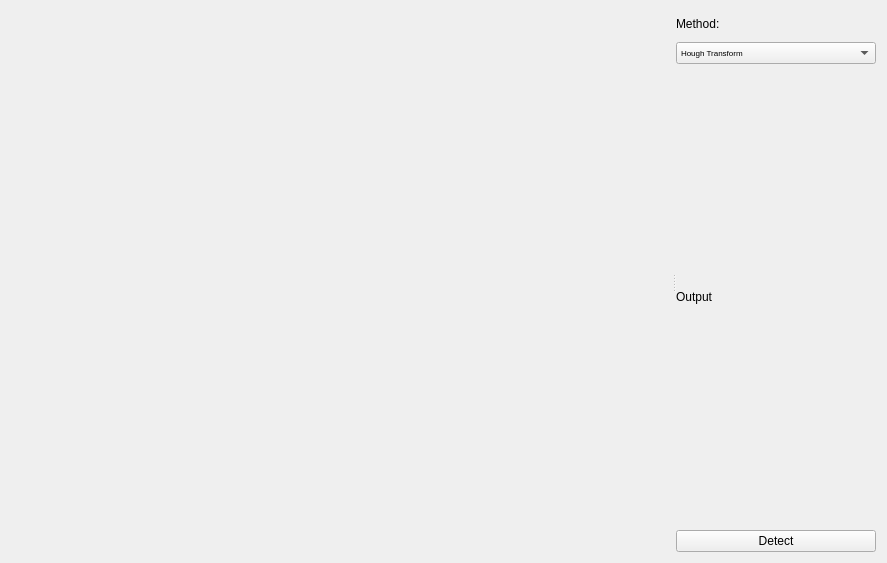
<?xml version="1.0" encoding="UTF-8"?>
<ui version="4.0">
 <class>Form</class>
 <widget class="QWidget" name="Form">
  <property name="geometry">
   <rect>
    <x>0</x>
    <y>0</y>
    <width>887</width>
    <height>563</height>
   </rect>
  </property>
  <property name="windowTitle">
   <string>Form</string>
  </property>
  <layout class="QGridLayout" name="gridLayout">
   <item row="0" column="1">
    <widget class="QSplitter" name="splitter">
     <property name="orientation">
      <enum>Qt::Horizontal</enum>
     </property>
     <widget class="Canvas" name="canvas" native="true"/>
     <widget class="QWidget" name="widget" native="true">
      <property name="sizePolicy">
       <sizepolicy hsizetype="Minimum" vsizetype="Minimum">
        <horstretch>0</horstretch>
        <verstretch>0</verstretch>
       </sizepolicy>
      </property>
      <property name="maximumSize">
       <size>
        <width>200</width>
        <height>16777215</height>
       </size>
      </property>
      <layout class="QGridLayout" name="gridLayout_2">
       <item row="0" column="2">
        <widget class="QLabel" name="label">
         <property name="maximumSize">
          <size>
           <width>16777215</width>
           <height>25</height>
          </size>
         </property>
         <property name="text">
          <string>Method:</string>
         </property>
        </widget>
       </item>
       <item row="3" column="2">
        <widget class="QPushButton" name="Detect">
         <property name="text">
          <string>Detect</string>
         </property>
        </widget>
       </item>
       <item row="1" column="2">
        <widget class="QComboBox" name="methodSelector">
         <property name="font">
          <font>
           <pointsize>6</pointsize>
          </font>
         </property>
         <item>
          <property name="text">
           <string>Hough Transform</string>
          </property>
         </item>
         <item>
          <property name="text">
           <string>Blob Detection</string>
          </property>
         </item>
        </widget>
       </item>
       <item row="2" column="2">
        <layout class="QVBoxLayout" name="verticalLayout_5">
         <item>
          <widget class="QLabel" name="Output_box">
           <property name="text">
            <string>Output</string>
           </property>
          </widget>
         </item>
        </layout>
       </item>
      </layout>
     </widget>
    </widget>
   </item>
  </layout>
 </widget>
 <customwidgets>
  <customwidget>
   <class>Canvas</class>
   <extends>QWidget</extends>
   <header>pcot.ui.canvas</header>
   <container>1</container>
  </customwidget>
 </customwidgets>
 <resources/>
 <connections/>
</ui>
